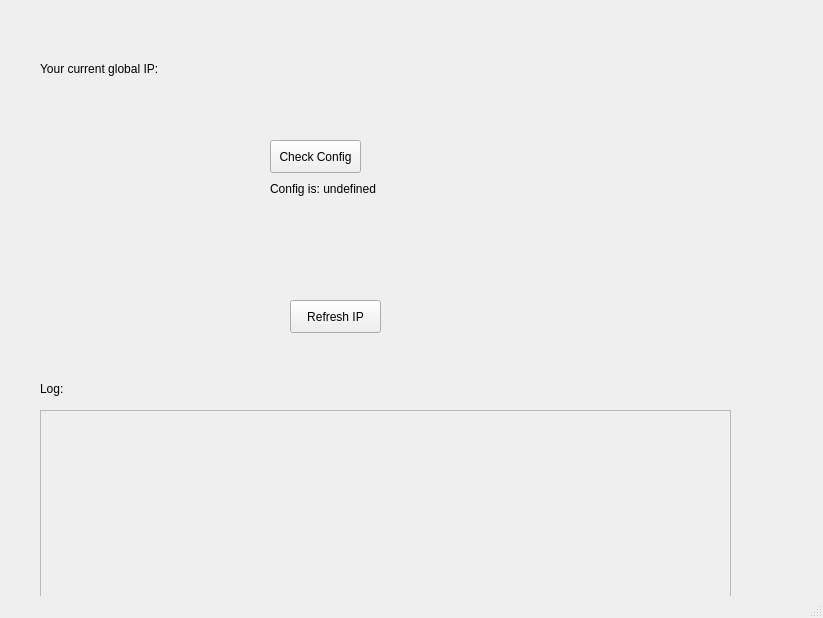
<?xml version="1.0" encoding="UTF-8"?>
<ui version="4.0">
 <class>MainWindow</class>
 <widget class="QMainWindow" name="MainWindow">
  <property name="geometry">
   <rect>
    <x>0</x>
    <y>0</y>
    <width>823</width>
    <height>618</height>
   </rect>
  </property>
  <property name="windowTitle">
   <string>MainWindow</string>
  </property>
  <widget class="QWidget" name="centralwidget">
   <widget class="QPushButton" name="buttonRefreshIP">
    <property name="geometry">
     <rect>
      <x>290</x>
      <y>300</y>
      <width>91</width>
      <height>33</height>
     </rect>
    </property>
    <property name="text">
     <string>Refresh IP</string>
    </property>
   </widget>
   <widget class="QLabel" name="labelCurrentIP">
    <property name="geometry">
     <rect>
      <x>40</x>
      <y>60</y>
      <width>301</width>
      <height>17</height>
     </rect>
    </property>
    <property name="text">
     <string>Your current global IP:</string>
    </property>
   </widget>
   <widget class="QPlainTextEdit" name="textLog">
    <property name="enabled">
     <bool>false</bool>
    </property>
    <property name="geometry">
     <rect>
      <x>40</x>
      <y>410</y>
      <width>691</width>
      <height>191</height>
     </rect>
    </property>
    <property name="cursor" stdset="0">
     <cursorShape>IBeamCursor</cursorShape>
    </property>
   </widget>
   <widget class="QLabel" name="label_2">
    <property name="geometry">
     <rect>
      <x>40</x>
      <y>380</y>
      <width>64</width>
      <height>17</height>
     </rect>
    </property>
    <property name="text">
     <string>Log:</string>
    </property>
   </widget>
   <widget class="QPushButton" name="buttonCheckConfig">
    <property name="geometry">
     <rect>
      <x>270</x>
      <y>140</y>
      <width>91</width>
      <height>33</height>
     </rect>
    </property>
    <property name="text">
     <string>Check Config</string>
    </property>
   </widget>
   <widget class="QLabel" name="labelConfig">
    <property name="geometry">
     <rect>
      <x>270</x>
      <y>180</y>
      <width>141</width>
      <height>17</height>
     </rect>
    </property>
    <property name="text">
     <string>Config is: undefined</string>
    </property>
   </widget>
  </widget>
  <widget class="QStatusBar" name="statusbar"/>
 </widget>
 <resources/>
 <connections/>
</ui>
